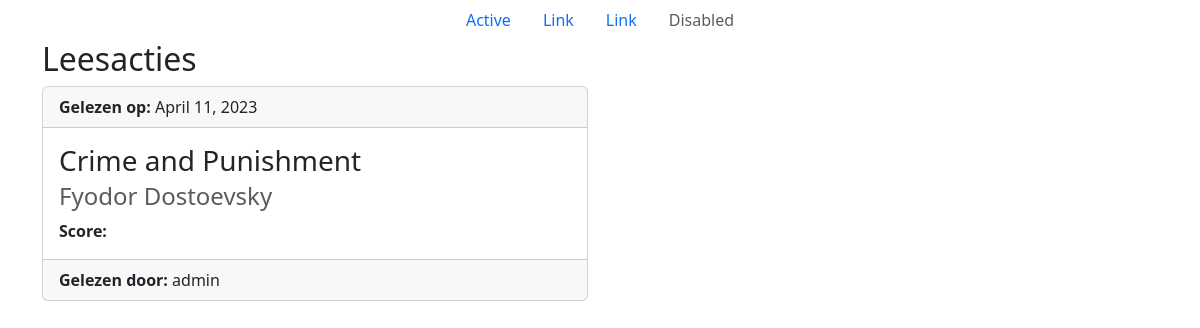
/readfeed/, run on an earlier commit of the app's database.
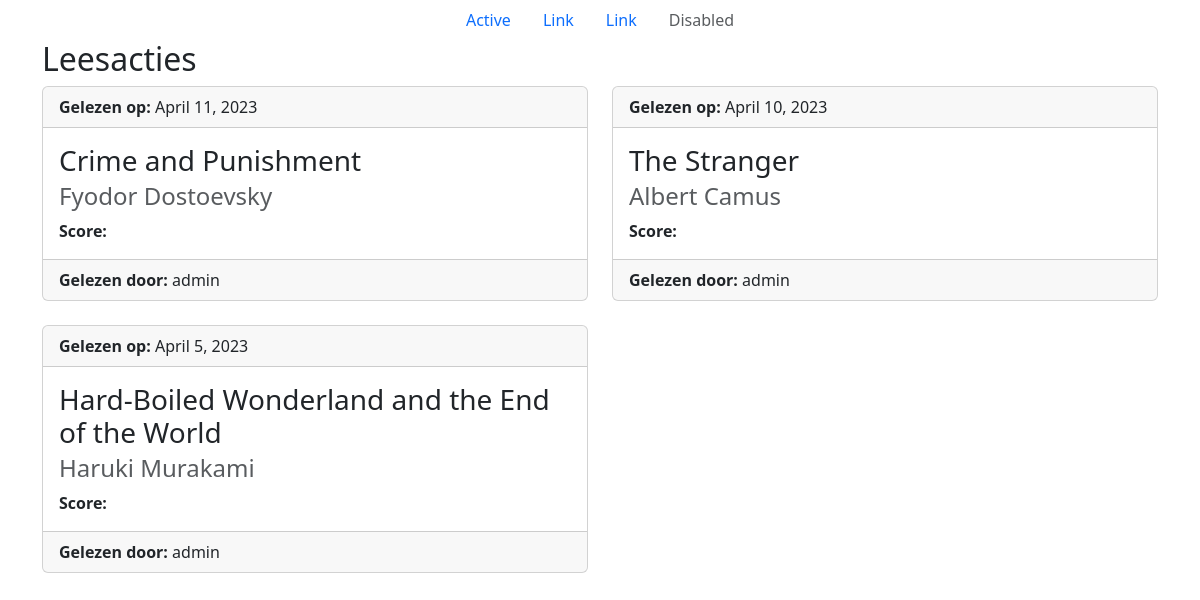
And on a later commit of the database.
### base/models.py (models this page shows, shortened)
class Read(models.Model):
    book = models.ForeignKey(Book, on_delete=models.CASCADE)
    user = models.ForeignKey(User, on_delete=models.CASCADE)
    date = models.DateField(null=True, blank=True)
    score = models.IntegerField(max_length=1)

class Book(models.Model):
    title = models.CharField(max_length=100)
    author = models.CharField(max_length=100)
    genre = models.CharField(max_length=75)
    number_of_pages = models.IntegerField(max_length=5)
    approved = models.BooleanField(default=False)
    approved_by = models.ForeignKey(User, on_delete=models.CASCADE, null=True, blank=True)

### base/views.py (the view)
# urls.py: path('readfeed/', views.read_feed, name="readfeed"),
def read_feed(request):
    actions = Read.objects.all().order_by('-date')
    context = {'actions': actions}
    return render(request, 'base/readfeed.html', context)

### base/templates/base/readfeed.html (shortened to what this page needs)
{% extends 'base/base.html' %}
{% load static %}
{% block content %}
	<h2>Leesacties</h2>
	<div class="row row-cols-1 row-cols-md-2 g-4">
		{% for action in actions %}
			<div class="col">
				<div class="card">
					<div class="card-header">
						<strong>Gelezen op: </strong> {{ action.date }} <br>
					</div>
					<div class="card-body">
						<h3 class="card-title">{{ action.book.title }}</h3>
						<h4 class="card-subtitle mb-2 text-muted">{{ action.book.author }}</h4>
						<strong>Score: </strong><br>
					</div>
					<div class="card-footer">
						<strong>Gelezen door: </strong> {{ action.user }} <br>
					</div>
				</div>
			</div>
		{% endfor %}
	</div>
{% endblock %}

### base/templates/base/base.html (shortened to what this page needs)
{% load static %}
<!DOCTYPE html>
<html>
    <head>
        {% load bootstrap5 %}
        {% bootstrap_css %}
    </head>
    <body>
    <header>
       {% include 'base/menu.html' %}
    </header>
    <main>
		<div class="container">
        	{% block content %} {% endblock %}
		</div>
    </main>
    </body>
</html>

### base/templates/base/menu.html
{% load static %}
<nav>
    <ul class="nav justify-content-center">
        <li class="nav-item">
          <a class="nav-link active" aria-current="page" href="#">Active</a>
        </li>
        <li class="nav-item">
          <a class="nav-link" href="#">Link</a>
        </li>
        <li class="nav-item">
          <a class="nav-link" href="#">Link</a>
        </li>
        <li class="nav-item">
          <a class="nav-link disabled">Disabled</a>
        </li>
      </ul>
</nav>

What changed in the data, as far as the page shows it:
added Read: date "April 10, 2023", book "The Stranger", book.author "Albert Camus", user "admin"
added Read: date "April 5, 2023", book "Hard-Boiled Wonderland and the End of the World", book.author "Haruki Murakami", user "admin"
